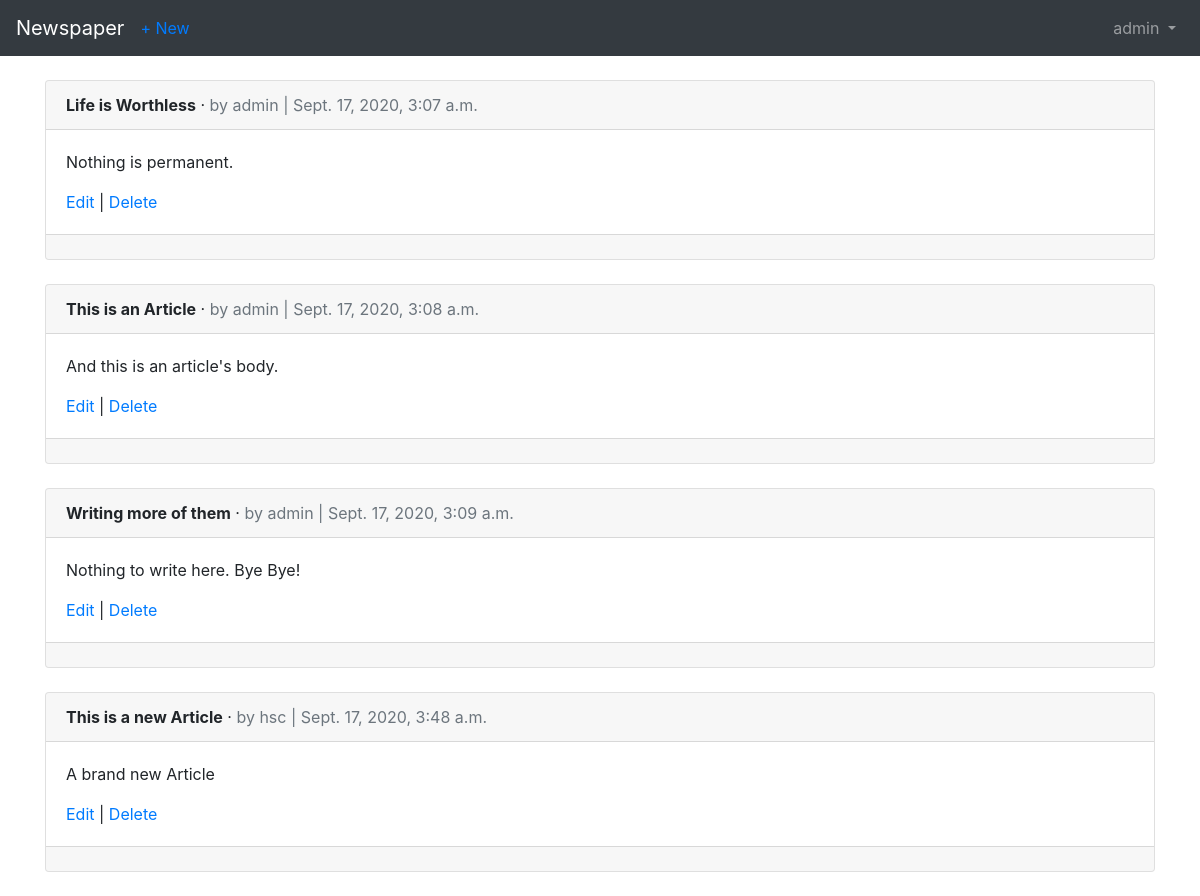
/articles/ (signed in), run on an earlier commit of the app's database.
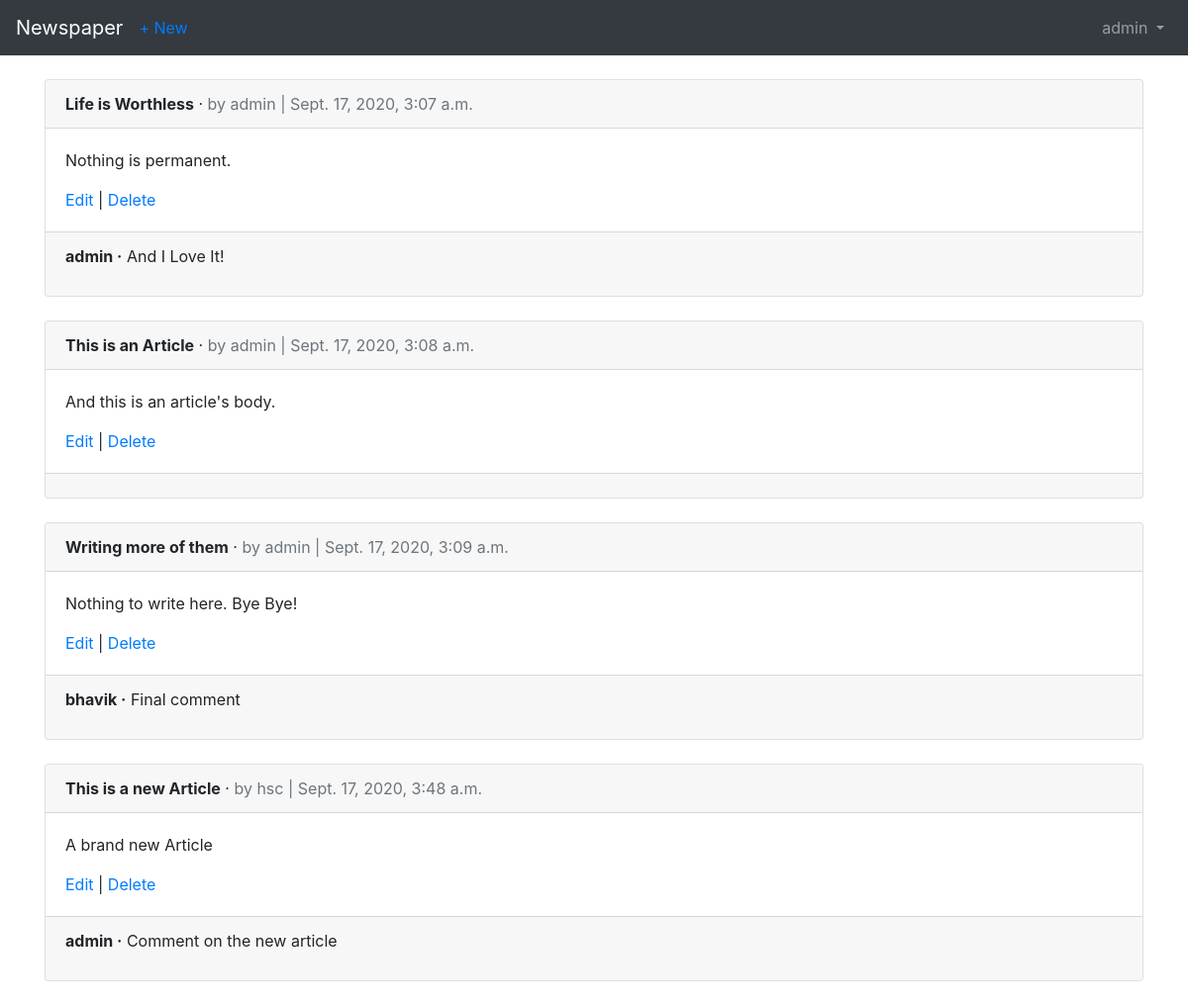
And on a later commit of the database.
### articles/models.py (models this page shows, shortened)
class Article(models.Model):
    title = models.CharField(max_length=255)
    body = models.TextField()
    date = models.DateTimeField(auto_now_add=True)
    author = models.ForeignKey(
        get_user_model(),
        on_delete=models.CASCADE
    )

class Comment(models.Model):
    article = models.ForeignKey(Article, on_delete=models.CASCADE, related_name='comments',)
    comment = models.CharField(max_length=140)
    author = models.ForeignKey(
        get_user_model(),
        on_delete=models.CASCADE,
    )
    def __str__(self):
        return self.comment

### users/models.py (models this page shows)
class CustomUser(AbstractUser):
    age = models.PositiveIntegerField(null=True, blank=True)

### articles/views.py (the view)
# urls.py: path('', ArticleListView.as_view(), name="article_list"),
class ArticleListView(LoginRequiredMixin ,ListView):
    model = Article
    template_name = 'article_list.html'
    login_url = 'login'

### templates/article_list.html (shortened to what this page needs)
{% extends 'base.html' %}
{% block content %}
{% for article in object_list %}
<div class="card">
<div class="card-header">
<span class="font-weight-bold">{{ article.title }}</span> &middot;
<span class="text-muted">by {{ article.author }} |
{{ article.date }}</span>
</div>
<div class="card-body">
<p>{{ article.body }}</p>
<a href="{% url 'article_edit' article.pk %}">Edit</a> |
<a href="{% url 'article_delete' article.pk %}">Delete</a>
</div>
<div class="card-footer">
{% for comment in article.comments.all %}
<p>
<span class="font-weight-bold">{{ comment.author }} &middot;</span>
{{ comment }}
</p>
{% endfor %}
</div>
</div>
<br />
{% endfor %}
{% endblock content %}

What changed in the data, as far as the page shows it:
added Comment: author "admin", comment "And I Love It!", shown under Article "Life is Worthless"
added Comment: author "bhavik", comment "Final comment", shown under Article "Writing more of them"
added Comment: author "admin", comment "Comment on the new article", shown under Article "This is a new Article"
